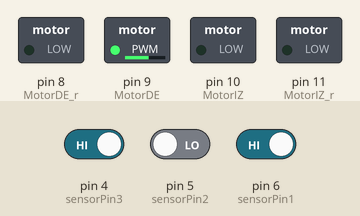
This sketch was run on a simulated Arduino Uno, built with avr-gcc and run on an emulated ATmega328P. Parts: switched loads named in the sketch (green lamp = pin HIGH). The inputs (shaded band) are chosen by the test bench; at power-on: pin 5 (sensorPin2) LOW, pin 6 (sensorPin1) HIGH, pin 4 (sensorPin3) HIGH.

Above: at 1.2 s.
1.3 s: pin 5 (sensorPin2) driven HIGH
At 2.5 s:
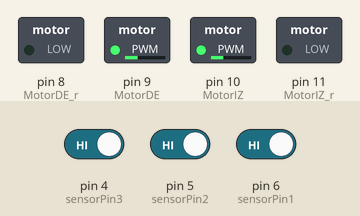
2.8 s: pin 6 (sensorPin1) driven LOW
At 3.8 s:
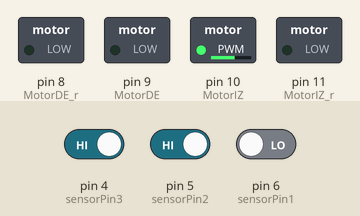
4.3 s: pin 6 (sensorPin1) driven HIGH
At 5.0 s:
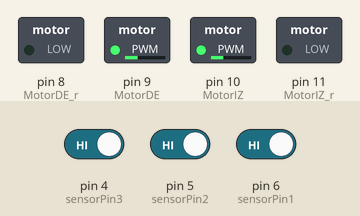
5.8 s: pin 4 (sensorPin3) driven LOW
At 6.1 s:
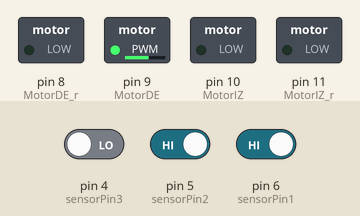
7.3 s: pin 4 (sensorPin3) driven HIGH
At 8.4 s:
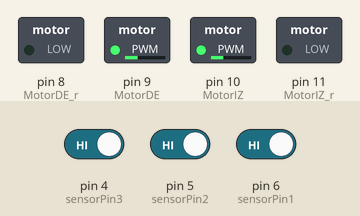
8.8 s: pin 4 (sensorPin3) driven LOW and pin 5 (sensorPin2) driven LOW and pin 6 (sensorPin1) driven LOW
At 9.6 s:
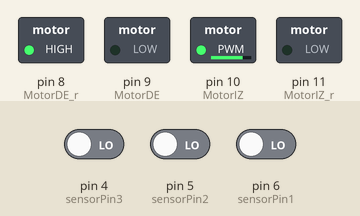
Timing chart, 0 to 11.3 s (numbered marks = the images above; inputs shaded):
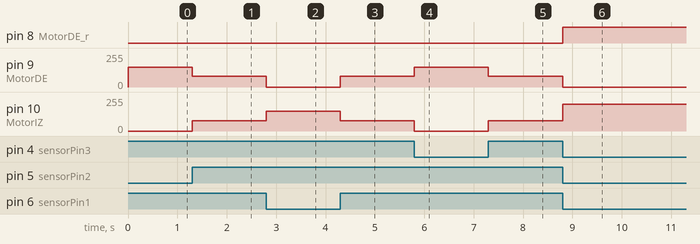

The sketch:

ControllerSystem.ino
```cpp
/**
 ECUAPLUS S.A. @Copy&Write
 Date: 18/08/2022
 Last Editión: 18/08/2022
 Autor: Yandri J. Uchuari -@yuchuari

 Este código permite el desarrollo y conrol de un robot bidireccional de los ruedas, que funciona
 con un ayuda de 3 sensores infrarojos en alguno de 35 grados.

**/
//Sensores Infrarojos
const int sensorPin1 = 6; //Izquierda
const int sensorPin2 = 5; //Frente
const int sensorPin3 = 4; //Derecha

//Variables Motores
/*
const int motorA1 = 8;
const int motorA2 = 9;
const int motorB1 = 10;
const int motorB2 = 11;
*/
const int MotorDE = 9;
const int MotorIZ = 10;
const int MotorDE_r = 8;
const int MotorIZ_r = 11;

//Estado de Sensores
int eS1F = 1;
int eS2D = 1;
int eS3I = 1;

//Velocidad de Motores
const int velNormalDe = 80;
const int velNormalIz = 77;


void setup() {
  // put your setup code here, to run once:

  Serial.begin(9600);   //iniciar puerto serie

  pinMode(sensorPin1 , INPUT);  //definir pin como entrada
  pinMode(sensorPin2 , INPUT);  //definir pin como entrada
  pinMode(sensorPin3 , INPUT);  //definir pin como entrada

  /*
  pinMode(motorA1, OUTPUT);
  pinMode(motorA2, OUTPUT);
  pinMode(motorB1, OUTPUT);
  pinMode(motorB2, OUTPUT);
  */

   pinMode(MotorDE, OUTPUT);
   pinMode(MotorIZ, OUTPUT);
   pinMode(MotorDE_r, OUTPUT);
   pinMode(MotorIZ_r, OUTPUT);


}

void loop() {
  // put your main code here, to run repeatedly:

  eS1F = digitalRead(sensorPin2);
  eS2D = digitalRead(sensorPin3);
  eS3I = digitalRead(sensorPin1);


  //Giro Adelante
  if(eS1F == HIGH && eS2D == LOW && eS3I == LOW)
  {
    analogWrite(MotorDE, velNormalDe);
    analogWrite(MotorIZ, velNormalIz);
  }

  //Giro Derecha
  if(eS1F == LOW && eS2D == LOW && eS3I == HIGH)
  {
    analogWrite(MotorDE, 150);
    analogWrite(MotorDE_r, 0);
    analogWrite(MotorIZ_r, 0);
    analogWrite(MotorIZ, 0);
  }

  //Giro Izquierda
  if(eS1F == LOW && eS2D == HIGH && eS3I == LOW)
  {
    analogWrite(MotorDE, 0);
    analogWrite(MotorIZ, 150);
    analogWrite(MotorDE_r, 0);
    analogWrite(MotorIZ_r, 0);
  }

  //Sin Obstaculo
  if(eS1F == LOW && eS2D == HIGH && eS3I == HIGH)
  {
    analogWrite(MotorDE, 150);
    analogWrite(MotorIZ, 0);
    analogWrite(MotorDE_r, 0);
    analogWrite(MotorIZ_r, 0);
  }

  //Obstaculo Derecha
  if(eS1F == HIGH && eS2D == LOW && eS3I == HIGH)
  {
    analogWrite(MotorDE, 150);
    analogWrite(MotorIZ, 0);
    analogWrite(MotorDE_r, 0);
    analogWrite(MotorIZ_r, 0);
  }

  //Obstaculo Izquierda
  if(eS1F == HIGH && eS2D == HIGH && eS3I == LOW)
  {
    analogWrite(MotorDE, 0);
    analogWrite(MotorIZ, 150);
    analogWrite(MotorDE_r, 0);
    analogWrite(MotorIZ_r, 0);
  }

  //NADA
  if(eS1F == HIGH && eS2D == HIGH && eS3I == HIGH)
  {
    analogWrite(MotorDE, velNormalDe);
    analogWrite(MotorIZ, velNormalIz);
    analogWrite(MotorDE_r, 0);
    analogWrite(MotorIZ_r, 0);
  }

  //Sin Salida
  if(eS1F == LOW && eS2D == LOW && eS3I == LOW)
  {
    analogWrite(MotorDE_r, 200);
    analogWrite(MotorIZ, 200);
    analogWrite(MotorDE, 0);
    analogWrite(MotorIZ_r, 0);
  }

}
```

Measured:
- after the input at 1.3 s, pin 9 (MotorDE): 150/255 → 80/255 at once; pin 10 (MotorIZ): 0/255 → 77/255 at once
- after the input at 2.8 s, pin 9 (MotorDE): 80/255 → 0/255 at once; pin 10 (MotorIZ): 77/255 → 150/255 at once
- after the input at 4.3 s, pin 9 (MotorDE): 0/255 → 80/255 at once; pin 10 (MotorIZ): 150/255 → 77/255 at once
- after the input at 5.8 s, pin 9 (MotorDE): 80/255 → 150/255 at once; pin 10 (MotorIZ): 77/255 → 0/255 at once
- after the input at 7.3 s, pin 9 (MotorDE): 150/255 → 80/255 at once; pin 10 (MotorIZ): 0/255 → 77/255 at once
- after the input at 8.8 s, pin 8 (MotorDE_r): LOW → HIGH at once; pin 9 (MotorDE): 80/255 → 0/255 at once; pin 10 (MotorIZ): 77/255 → 200/255 at once
